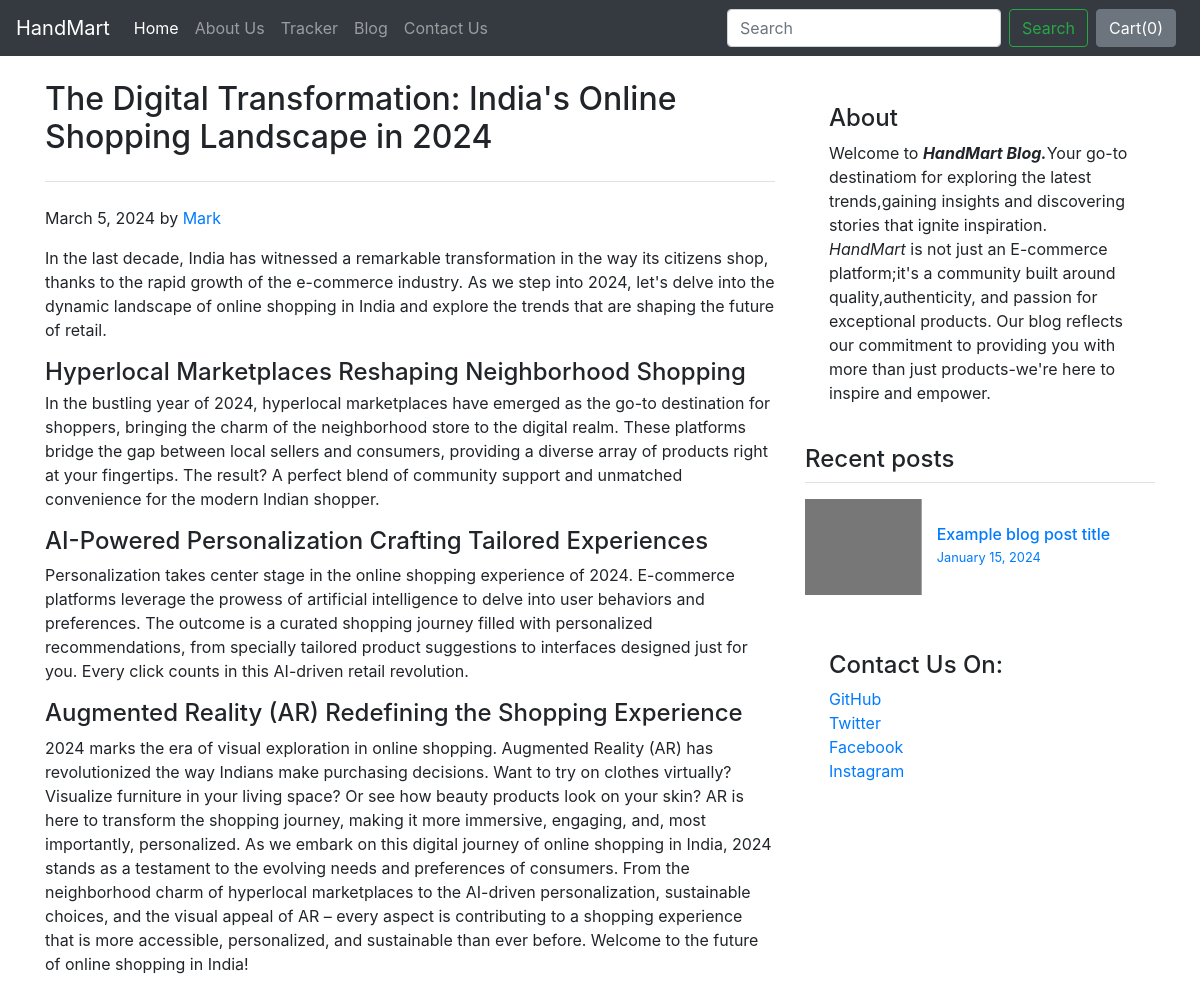
The app's page /blog/blogpost/2 with its own data.
### blog/models.py (models this page shows)
class Blogpost(models.Model):
    post_id = models.AutoField(primary_key=True)
    title = models.CharField(max_length=500)
    ctitle = models.CharField(max_length=5000, default="")
    head0 = models.CharField(max_length=500, default="")
    chead0 = models.CharField(max_length=5000, default="")
    head1 = models.CharField(max_length=500, default="")
    chead1 = models.CharField(max_length=5000, default="")
    head2 = models.CharField(max_length=500, default="")
    chead2 = models.CharField(max_length=5000, default="")
    pub_date = models.DateField()
    thumbnail = models.ImageField(upload_to='shop/images', default="")
    def __str__(self):
        return self.title

### blog/views.py (the view)
# urls.py: path('blogpost/<int:id>', views.blogpost, name="blogPost"),
def blogpost(request, id):
    post = Blogpost.objects.filter(post_id=id)[0]
    print(post)
    return render(request, 'blog/blogpost.html', {'post':post})

### blog/templates/blog/blogpost.html (shortened to what this page needs)
{% extends 'blog/basic.html' %}
{% block body %}
<div class="container">
    <div class="row g-5 mt-4">
        <div class="col-md-8">
            <h2 class="pb-4 mb-4 fst-italic border-bottom">
                {{post.title}}
            </h2>
            <p class="blog-post-meta">{{post.pub_date}} by <a href="#">Mark</a>
            </p>
            <p>{{post.ctitle}}</p>
            <h4 class="display-5 link-body-emphasis mb-1">{{post.head0}}</h4>
            <p>{{post.chead0}}</p>
            <h4>{{post.head1}}</h4>
            <p>{{post.chead1}}</p>
            <h4>{{post.head2}}</h4>
            <p>{{post.chead2}}</p>
        </div>
        <div class="col-md-4">
            <div class="position-sticky" style="top: 2rem;">
                <div class="p-4 mb-3 bg-body-tertiary rounded">
                    <h4 class="fst-italic">About</h4>
                    <p class="mb-0">Welcome to <strong><em>HandMart Blog.</em></strong>Your go-to destinatiom for
                        exploring the latest trends,gaining insights and discovering stories that ignite
                        inspiration.<br><em>HandMart</em> is not just an E-commerce platform;it's a community built
                        around quality,authenticity, and passion for exceptional products. Our blog reflects our
                        commitment to providing you with more than just products-we're here to inspire and empower.</p>
                </div>
                <div>
                    <h4 class="fst-italic">Recent posts</h4>
                    <ul class="list-unstyled">
                        <li>
                            <a class="d-flex flex-column flex-lg-row gap-3 align-items-start align-items-lg-center py-3 link-body-emphasis text-decoration-none border-top"
                               href="#">
                                <svg class="bd-placeholder-img" width="100%" height="96"
                                     xmlns="http://www.w3.org/2000/svg" aria-hidden="true"
                                     preserveAspectRatio="xMidYMid slice" focusable="false">
                                    <rect width="100%" height="100%" fill="#777"></rect>
                                </svg>
                                <div class="col-lg-8">
                                    <h6 class="mb-0">Example blog post title</h6>
                                    <small class="text-body-secondary">January 15, 2024</small>
                                </div>
                            </a>
                        </li>
                    </ul>
                </div>
                <div class="p-4">
                    <h4 class="fst-italic">Contact Us On:</h4>
                    <ol class="list-unstyled">
                        <li><a href="#">GitHub</a></li>
                        <li><a href="#">Twitter</a></li>
                        <li><a href="#">Facebook</a></li>
                        <li><a href="#">Instagram</a></li>
                    </ol>
                </div>
            </div>
        </div>
    </div>
</div>
{% endblock %}

### records on screen
Blogpost: title "The Digital Transformation: India's Online Shopping Landscape in 2024", pub_date "March 5, 2024", ctitle "In the last decade, India has witnessed a remarkable transformation in the way its citizens shop, thanks to the rapid growth of the e-commerce industry. As we step into 2024, let's delve into the dynamic landscape of online shopping in India and explore the trends that are shaping the future of retail.", head0 "Hyperlocal Marketplaces Reshaping Neighborhood Shopping", chead0 "In the bustling year of 2024, hyperlocal marketplaces have emerged as the go-to destination for shoppers, bringing the charm of the neighborhood store to the digital realm. These platforms bridge the gap between local sellers and consumers, providing a diverse array of products right at your fingertips. The result? A perfect blend of community support and unmatched convenience for the modern Indian shopper.", head1 "AI-Powered Personalization Crafting Tailored Experiences", chead1 "Personalization takes center stage in the online shopping experience of 2024. E-commerce platforms leverage the prowess of artificial intelligence to delve into user behaviors and preferences. The outcome is a curated shopping journey filled with personalized recommendations, from specially tailored product suggestions to interfaces designed just for you. Every click counts in this AI-driven retail revolution.", head2 "Augmented Reality (AR) Redefining the Shopping Experience", chead2 "2024 marks the era of visual exploration in online shopping. Augmented Reality (AR) has revolutionized the way Indians make purchasing decisions. Want to try on clothes virtually? Visualize furniture in your living space? Or see how beauty products look on your skin? AR is here to transform the shopping journey, making it more immersive, engaging, and, most importantly, personalized. As we embark on this digital journey of online shopping in India, 2024 stands as a testament to the evolving needs and preferences of consumers. From the neighborhood charm of hyperlocal marketplaces to the AI-driven personalization, sustainable choices, and the visual appeal of AR – every aspect is…"
